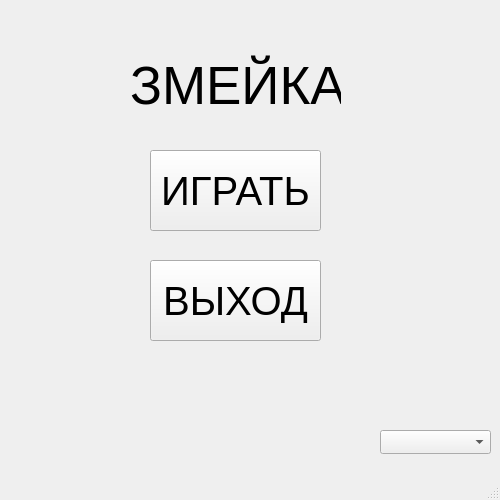
<?xml version="1.0" encoding="UTF-8"?>
<ui version="4.0">
 <class>menu</class>
 <widget class="QMainWindow" name="menu">
  <property name="geometry">
   <rect>
    <x>0</x>
    <y>0</y>
    <width>500</width>
    <height>500</height>
   </rect>
  </property>
  <property name="windowTitle">
   <string>menu</string>
  </property>
  <widget class="QWidget" name="centralwidget">
   <widget class="QPushButton" name="pushButton">
    <property name="geometry">
     <rect>
      <x>150</x>
      <y>150</y>
      <width>171</width>
      <height>81</height>
     </rect>
    </property>
    <property name="font">
     <font>
      <pointsize>30</pointsize>
     </font>
    </property>
    <property name="text">
     <string>ИГРАТЬ</string>
    </property>
   </widget>
   <widget class="QPushButton" name="pushButton_2">
    <property name="geometry">
     <rect>
      <x>150</x>
      <y>260</y>
      <width>171</width>
      <height>81</height>
     </rect>
    </property>
    <property name="font">
     <font>
      <pointsize>30</pointsize>
     </font>
    </property>
    <property name="text">
     <string>ВЫХОД</string>
    </property>
   </widget>
   <widget class="QLabel" name="label">
    <property name="geometry">
     <rect>
      <x>130</x>
      <y>40</y>
      <width>211</width>
      <height>91</height>
     </rect>
    </property>
    <property name="font">
     <font>
      <pointsize>40</pointsize>
     </font>
    </property>
    <property name="text">
     <string>ЗМЕЙКА</string>
    </property>
   </widget>
   <widget class="QComboBox" name="comboBox">
    <property name="geometry">
     <rect>
      <x>380</x>
      <y>430</y>
      <width>111</width>
      <height>24</height>
     </rect>
    </property>
    <property name="currentText">
     <string/>
    </property>
   </widget>
  </widget>
  <widget class="QMenuBar" name="menubar">
   <property name="geometry">
    <rect>
     <x>0</x>
     <y>0</y>
     <width>500</width>
     <height>21</height>
    </rect>
   </property>
  </widget>
  <widget class="QStatusBar" name="statusbar"/>
 </widget>
 <resources/>
 <connections/>
</ui>
